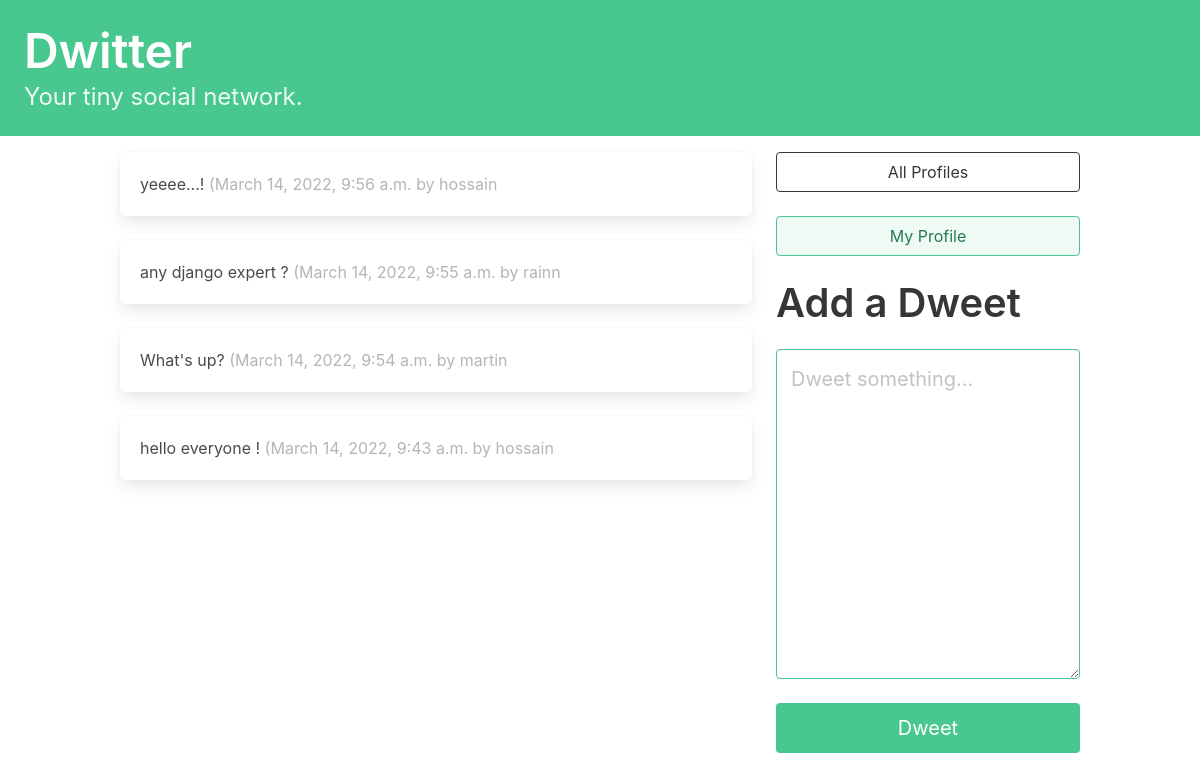
Screenshot of / (signed in) with the database file from the repository.
### dwitter/models.py (models this page shows, shortened)
class Dweet(models.Model):
    user       = models.ForeignKey(
        User, related_name="dweets", on_delete=models.DO_NOTHING
    )
    body       = models.CharField(max_length=140)
    created_at = models.DateTimeField(auto_now_add=True)

### dwitter/views.py (the view)
# urls.py: path("", dashboard, name="dashboard"),
def dashboard(request):
    form = DweetForm(request.POST or None)
    if request.method == "POST":
        if form.is_valid():
            dweet = form.save(commit=False)
            dweet.user = request.user
            dweet.save()
            return redirect("dwitter:dashboard")
    followed_dweets = Dweet.objects.filter(
        user__profile__in=request.user.profile.follows.all()
    ).order_by("-created_at")
    return render(
        request,
        "dwitter/dashboard.html",
        {"form": form, "dweets": followed_dweets},
    )

### dwitter/forms.py
class DweetForm(forms.ModelForm):
    body = forms.CharField(
        required=True,
        widget=forms.widgets.Textarea(
            attrs={
                "placeholder": "Dweet something...",
                "class": "textarea is-success is-medium",
            }
        ),
        label="",
    )
    class Meta:
        model   = Dweet
        exclude = ("user",)

### dwitter/templates/dwitter/dashboard.html (shortened to what this page needs)
{% extends 'base.html' %}
{% block content %}
<div class="column">
    {% for dweet in dweets %}
    <div class="box">
        {{dweet.body}}
        <span class="is-small has-text-grey-light">
            ({{ dweet.created_at }} by {{ dweet.user.username }}
        </span>
    </div>
{% endfor %}
</div>
<div class="column is-one-third">
    <div class="block">
        <a href="{% url 'dwitter:profile_list' %} ">
            <button class="button is-dark is-outlined is-fullwidth">
                All Profiles
            </button>
        </a>
    </div>
    <div class="block">
        <a href="{% url 'dwitter:profile' request.user.profile.id %} ">
            <button class="button is-success is-light is-outlined is-fullwidth">
                My Profile
            </button>
        </a>
    </div>
    <div class="block">
        <div class="block">
            <h2 class="title is-2">Add a Dweet</p>
        </div>
        <div class="block">
            <form method="post">
                {{ form.as_p }}
                <button class="button is-success is-fullwidth is-medium mt-5"
                        type="submit">Dweet
                </button>
            </form>
        </div>
    </div>
</div>
{% endblock content %}

### rows the page displays
Dweet: body "yeeee...!", created_at "March 14, 2022, 9:56 a.m.", user.username "hossain"
Dweet: body "any django expert ?", created_at "March 14, 2022, 9:55 a.m.", user.username "rainn"
Dweet: body "What's up?", created_at "March 14, 2022, 9:54 a.m.", user.username "martin"
Dweet: body "hello everyone !", created_at "March 14, 2022, 9:43 a.m.", user.username "hossain"
